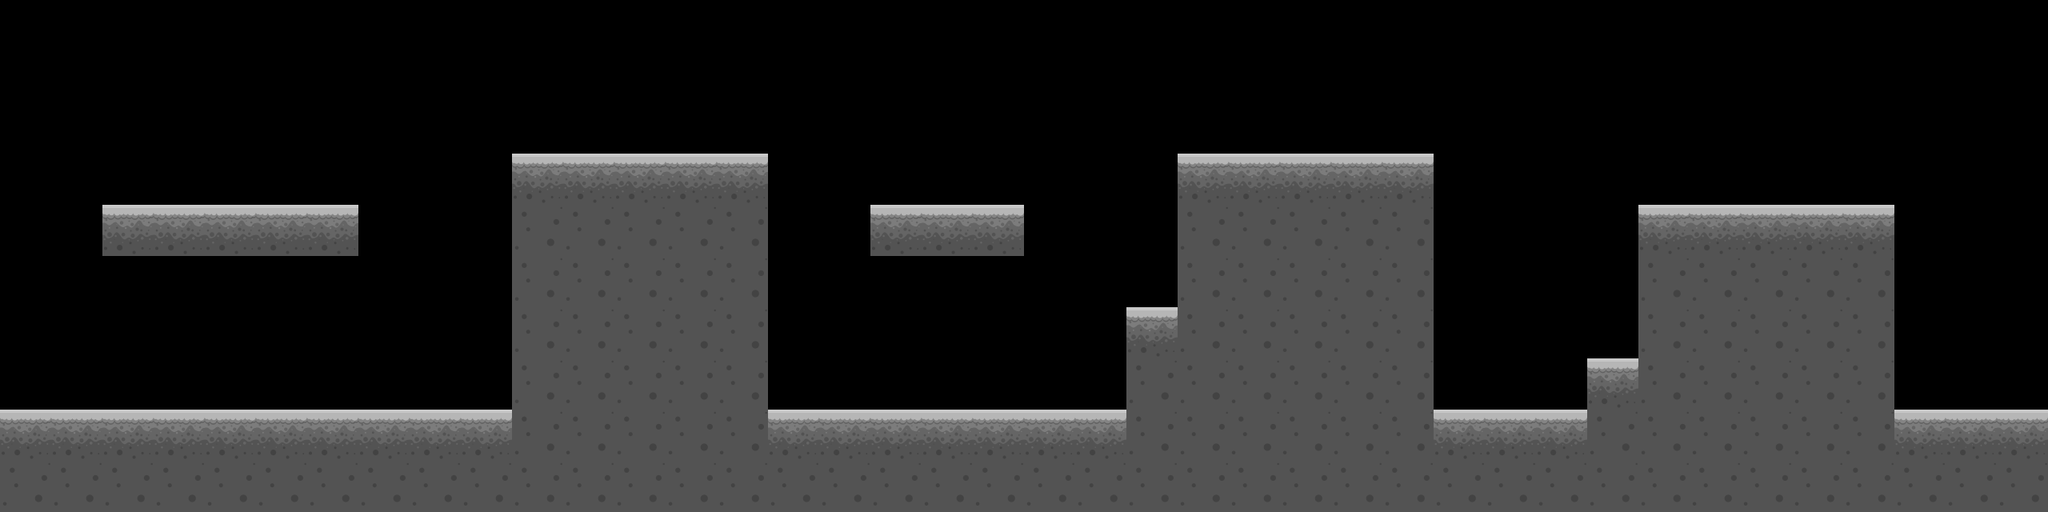

Rendered tile map (Tiled .tmx) drawn with the repository's tilesets; below, a short description and the map source with its tile grids summarised:
An orthogonal 40x10 tile map with 64x64 px tiles, 1 tile layer (platform), 1 hidden layer not drawn, 2 tilesets and 2 objects (startPoint, endPoint).

<map version="1.4" tiledversion="1.4.3" orientation="orthogonal" renderorder="right-down" compressionlevel="0" width="40" height="10" tilewidth="64" tileheight="64" infinite="0" nextlayerid="17" nextobjectid="4">
 <editorsettings>
  <export target="level1_final.json" format="json" />
 </editorsettings>
 <tileset firstgid="1" name="platform64x64_new" tilewidth="64" tileheight="64" tilecount="2" columns="1">
  <image source="platform64x64_new.png" width="64" height="128" />
  <tile id="0">
   <properties>
    <property name="grass" type="bool" value="true" />
   </properties>
  </tile>
  <tile id="1">
   <properties>
    <property name="grass" type="bool" value="true" />
   </properties>
  </tile>
 </tileset>
 <tileset firstgid="3" name="collectibles_new" tilewidth="64" tileheight="64" tilecount="2" columns="1">
  <image source="collectibles_new.png" width="64" height="128" />
 </tileset>
 <layer id="16" name="platform" width="40" height="10">
  <data>[400 cells, 161 non-empty, 2 distinct tile ids]</data>
 </layer>
 <layer id="13" name="book" width="40" height="10" visible="0">
  <data>[400 cells, 21 non-empty, 1 distinct tile ids]</data>
 </layer>
 <objectgroup id="11" name="start_end_point">
  <object id="1" name="startPoint" x="105" y="439.606" width="86" height="70" />
  <object id="3" name="endPoint" x="2448.11" y="449.469" width="100" height="103" />
 </objectgroup>
</map>